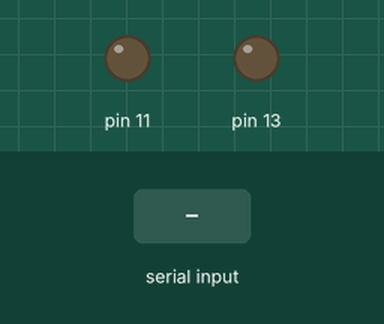
A sketch run on a simulated Arduino Uno, built with avr-gcc and run on an emulated ATmega328P. Shown: output pins drawn as LEDs (lit = HIGH). Inputs (shaded band) come from the test bench.

Above: at 1.2 s.
1.3 s: "90,45\n" received over Serial
At 2.1 s:
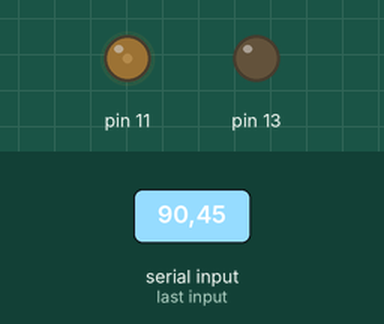
3.8 s: "30,150\n" received over Serial
At 4.5 s:
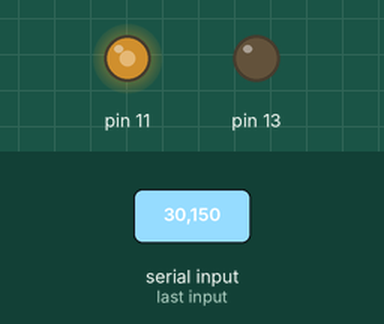
6.3 s: "200\n" received over Serial
At 7.1 s:
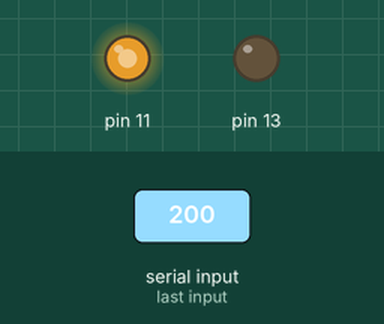
Timing chart, 0 to 9.3 s (numbered marks = the images above; inputs shaded):
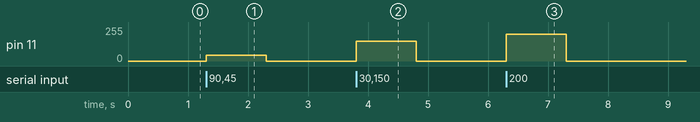

Measured:
- after the input at 1.3 s, pin 11: 0/255 → 45/255 at once, → 0/255 1.0 s later
- after the input at 3.8 s, pin 11: 0/255 → 150/255 at once, → 0/255 1.0 s later
- after the input at 6.3 s, pin 11: 0/255 → 200/255 at once, → 0/255 1.0 s later

The sketch:

integer_parsing.ino
```cpp
// this will allow you to type into the monitor to input
// a value to dim the light, change its intensity

void setup() {
  Serial.begin(9600);  		//Initialize serial and wait for port to open
  pinMode(11, OUTPUT);
  pinMode(13, OUTPUT);
}

int number = 0;

void loop(){
 if(Serial.available() != 0){
   number = Serial.parseInt();
 }
 analogWrite(11, number);
}
```
